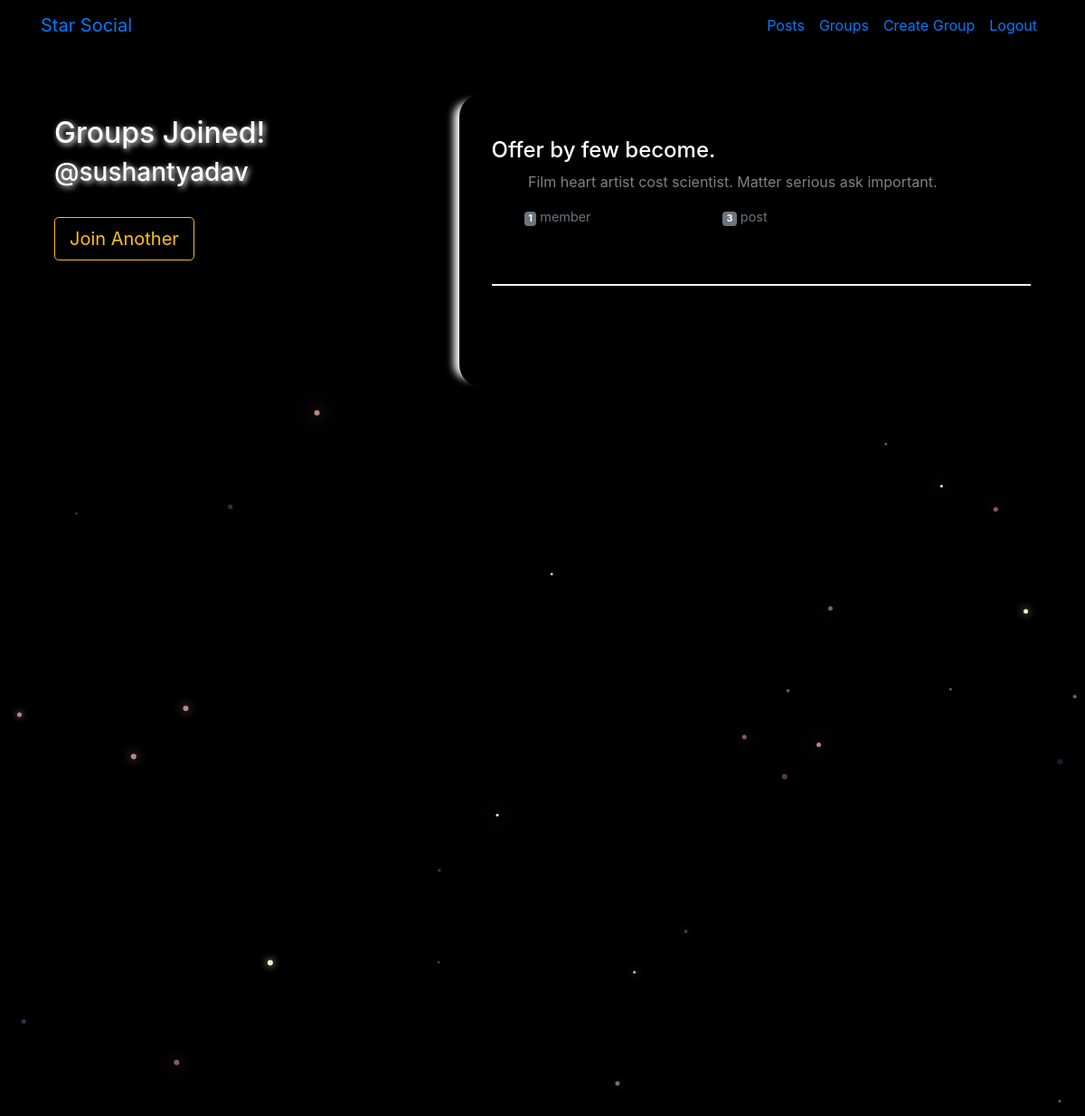
/starSocial/groups/list/joined/ (signed in), run on the app's committed database.
### groups/models.py (models this page shows, shortened)
class Group(models.Model):
    name = models.CharField(max_length=100, unique=True)
    admin = models.ForeignKey(User, on_delete=models.SET_NULL, null=True, related_name='groupAdmin')
    slug = models.SlugField(allow_unicode=True)
    desc = models.CharField(max_length=255)
    desc_html = models.TextField()
    createdAt = models.DateTimeField(auto_now=True)
    members = models.ManyToManyField(User, through='GroupMember')
    class Meta:
        ordering = ['-createdAt']

### groups/views.py (the view)
# urls.py: path('list/joined/', views.listJoinedGroup.as_view(), name='listJoinedGroup'),
class listJoinedGroup(LoginRequiredMixin, generic.ListView):
    login_url = LOGIN_URL
    model = Group
    template_name = 'groups/list_joined_group.html'
    def get_context_data(self, **kwargs):
        content = super().get_context_data(**kwargs)
        content['object_list'] = content['object_list'].filter(members=self.request.user)
        return content

### groups/templates/groups/list_joined_group.html (shortened to what this page needs)
<!DOCTYPE html>
{% extends 'posts/list_base.html' %}
  {% block list_desc %}
    <br>
    <h2 class="glow-head">Groups Joined!</h2>
    <h3 class="glow-head">@{{ user.username }}</h3>
    <br>
    <a href="{% url 'groups:listGroup' %}" class="btn btn-lg btn-outline-warning">Join Another</a>
  {% endblock %}
  {% block list_content %}
    {% if object_list.count == 0 %}
      <h3>No Group Is Joined Yet!!</h3>
    {% else %}
      <div class="row">
      {% for group in object_list %}
        <div class="col-lg-12">
          <h4><a class="list-a" href="{% url 'groups:detailGroup' slug=group.slug %}">{{ group.name }}</a></h4>
          <p class="small-detail">
            &nbsp&nbsp&nbsp&nbsp&nbsp&nbsp&nbsp&nbsp {{ group.desc }}</p>
          <div class="d-flex w-40 text-18 justify-content-between">
    				<small class="text-muted">
              &nbsp&nbsp&nbsp&nbsp&nbsp&nbsp&nbsp&nbsp <span class="badge badge-secondary">
    					{{ group.members.count }}</span> member{{ group.members.count|pluralize }}</small>
    				<small class="text-muted"><span class="badge badge-secondary">
    					{{ group.groupPost.count }}</span> post{{ group.posts.count|pluralize }}</small>
    			</div>
          <br><br>
          <hr>
          <br><br>
        </div>
      {% endfor %}
      </div>
    {% endif %}
  {% endblock %}

### static/socialClone/css/master.css (style rules this page uses)
body { margin: 0; background-color: black; color:white; }
.glow-head { text-shadow: 2px 2px 6px #FFffff; }
hr { border: 1px groove white; }
.small-detail { font-size: 16px; color: grey; }
.list-a { text-decoration: none; color: #ffffff; }
.text-18 { font-size: 18px; }

### data on the page
Group: name "Offer by few become.", desc "Film heart artist cost scientist. Matter serious ask important.", members.count "1", groupPost.count "3"

### other printed values
{{ user.username }} "sushantyadav"
